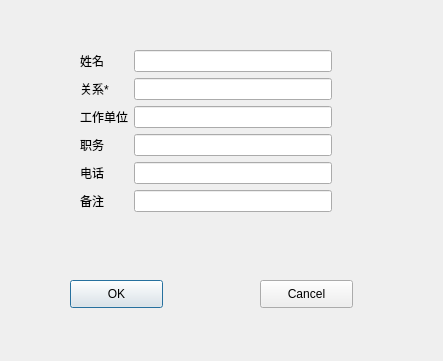
<?xml version="1.0" encoding="UTF-8"?>
<ui version="4.0">
 <class>addFamily</class>
 <widget class="QDialog" name="addFamily">
  <property name="geometry">
   <rect>
    <x>0</x>
    <y>0</y>
    <width>443</width>
    <height>361</height>
   </rect>
  </property>
  <property name="windowTitle">
   <string>Dialog</string>
  </property>
  <widget class="QPushButton" name="pushButton">
   <property name="geometry">
    <rect>
     <x>70</x>
     <y>280</y>
     <width>93</width>
     <height>28</height>
    </rect>
   </property>
   <property name="text">
    <string>OK</string>
   </property>
  </widget>
  <widget class="QPushButton" name="pushButton_2">
   <property name="geometry">
    <rect>
     <x>260</x>
     <y>280</y>
     <width>93</width>
     <height>28</height>
    </rect>
   </property>
   <property name="text">
    <string>Cancel</string>
   </property>
  </widget>
  <widget class="QWidget" name="layoutWidget">
   <property name="geometry">
    <rect>
     <x>80</x>
     <y>50</y>
     <width>252</width>
     <height>163</height>
    </rect>
   </property>
   <layout class="QGridLayout" name="gridLayout">
    <item row="5" column="2">
     <widget class="QLineEdit" name="lineEdit_6"/>
    </item>
    <item row="2" column="2">
     <widget class="QLineEdit" name="lineEdit_3"/>
    </item>
    <item row="4" column="0">
     <widget class="QLabel" name="label_5">
      <property name="text">
       <string>电话</string>
      </property>
     </widget>
    </item>
    <item row="3" column="2">
     <widget class="QLineEdit" name="lineEdit_4"/>
    </item>
    <item row="3" column="0">
     <widget class="QLabel" name="label_4">
      <property name="text">
       <string>职务</string>
      </property>
     </widget>
    </item>
    <item row="5" column="0">
     <widget class="QLabel" name="label_6">
      <property name="text">
       <string>备注</string>
      </property>
     </widget>
    </item>
    <item row="2" column="0">
     <widget class="QLabel" name="label_3">
      <property name="text">
       <string>工作单位</string>
      </property>
     </widget>
    </item>
    <item row="0" column="0">
     <widget class="QLabel" name="label">
      <property name="text">
       <string>姓名</string>
      </property>
     </widget>
    </item>
    <item row="1" column="2">
     <widget class="QLineEdit" name="lineEdit_2"/>
    </item>
    <item row="1" column="0">
     <widget class="QLabel" name="label_2">
      <property name="text">
       <string>关系*</string>
      </property>
     </widget>
    </item>
    <item row="0" column="2">
     <widget class="QLineEdit" name="lineEdit"/>
    </item>
    <item row="4" column="2">
     <widget class="QLineEdit" name="lineEdit_5"/>
    </item>
   </layout>
  </widget>
 </widget>
 <resources/>
 <connections/>
</ui>
